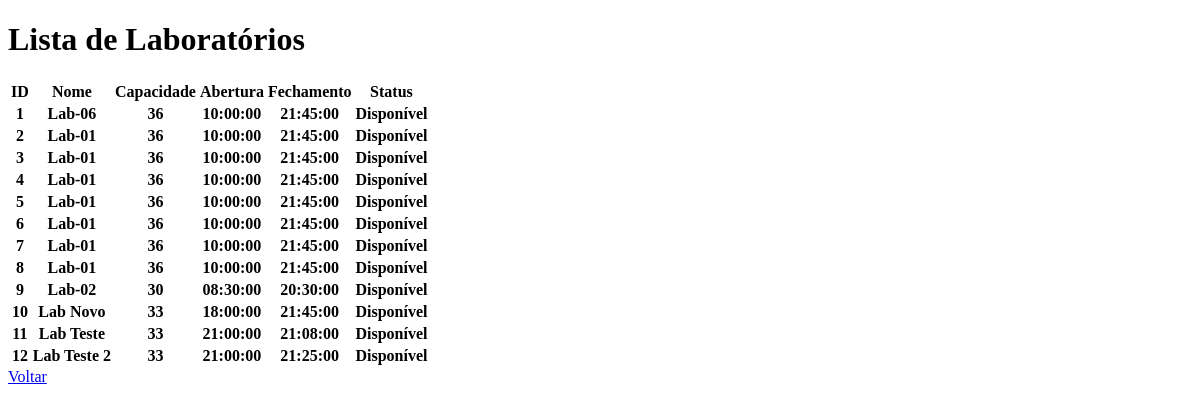
/labs/list, run on an earlier commit of the app's database.
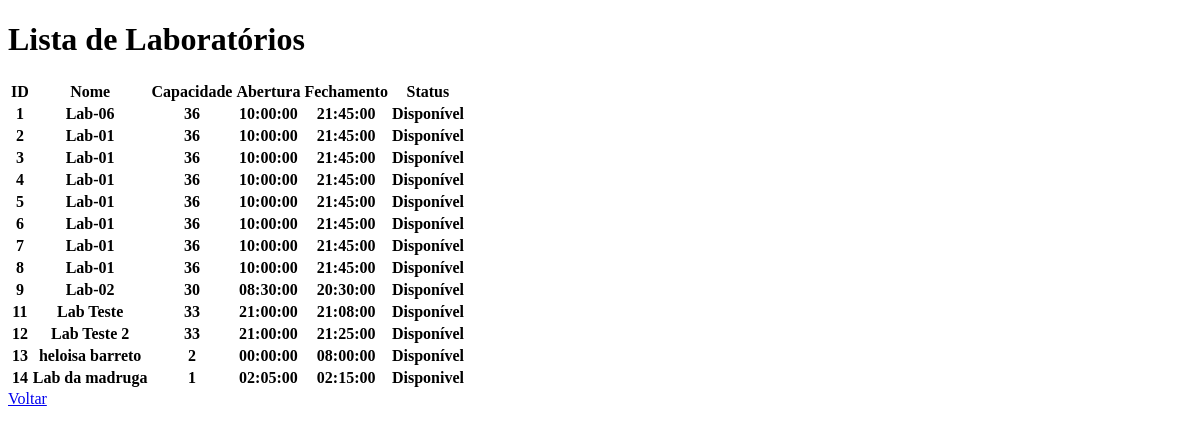
And on a later commit of the database.
### app/models.py (models this page shows)
class Laboratorio(db.Model):
    __tablename__ = 'labs'
    id = db.Column(db.Integer, primary_key=True)
    nome = db.Column(db.String(50), nullable=False)
    capacidade = db.Column(db.Integer, nullable=False)
    equipamentos = db.Column(db.String(200), nullable=False)
    abertura = db.Column(db.Time, nullable=False)
    fechamento = db.Column(db.Time, nullable=False)
    status = db.Column(db.String(12), default="Disponível", nullable=False)
    """ Relacao um-para-muitos: Um laboratorio pode ter muitas Solicitacoes.
        aponta para lab em Solicitacao.
    """
    solicitacoes = db.relationship(
        'Solicitacao', back_populates='lab', lazy=True
    )

### app/routes.py (the view)
@app.route("/labs/list", methods=["GET", "POST"])
def labs_list():
    labs = Laboratorio.query.all()
    return render_template("labs/list.html", labs=labs)

### app/templates/labs/list.html (shortened to what this page needs)
{% extends 'base/base.html' %}
{% block content %}
<h1>Lista de Laboratórios</h1>
<table>
    <thead>
        <tr>
            <th>ID</th>
            <th>Nome</th>
            <th>Capacidade</th>
            <th>Abertura</th>
            <th>Fechamento</th>
            <th>Status</th>
        </tr>
    </thead>
    <tbody>
        {% for lab in labs %}
            <tr>
                <th>{{ lab.id }}</th>
                <th>{{ lab.nome }}</th>
                <th>{{ lab.capacidade }}</th>
                <th>{{ lab.abertura }}</th>
                <th>{{ lab.fechamento }}</th>
                <th>{{ lab.status }}</th>
            </tr>
        {% endfor %}
    </tbody>
</table>
<a href="{{ url_for('homepage') }}">Voltar</a>
{% endblock %}

What changed in the data, as far as the page shows it:
removed Laboratorio: id "10", nome "Lab Novo", capacidade "33", abertura "18:00:00", fechamento "21:45:00", status "Disponível"
added Laboratorio: id "13", nome "heloisa barreto", capacidade "2", abertura "00:00:00", fechamento "08:00:00", status "Disponível"
added Laboratorio: id "14", nome "Lab da madruga", capacidade "1", abertura "02:05:00", fechamento "02:15:00", status "Disponivel"
